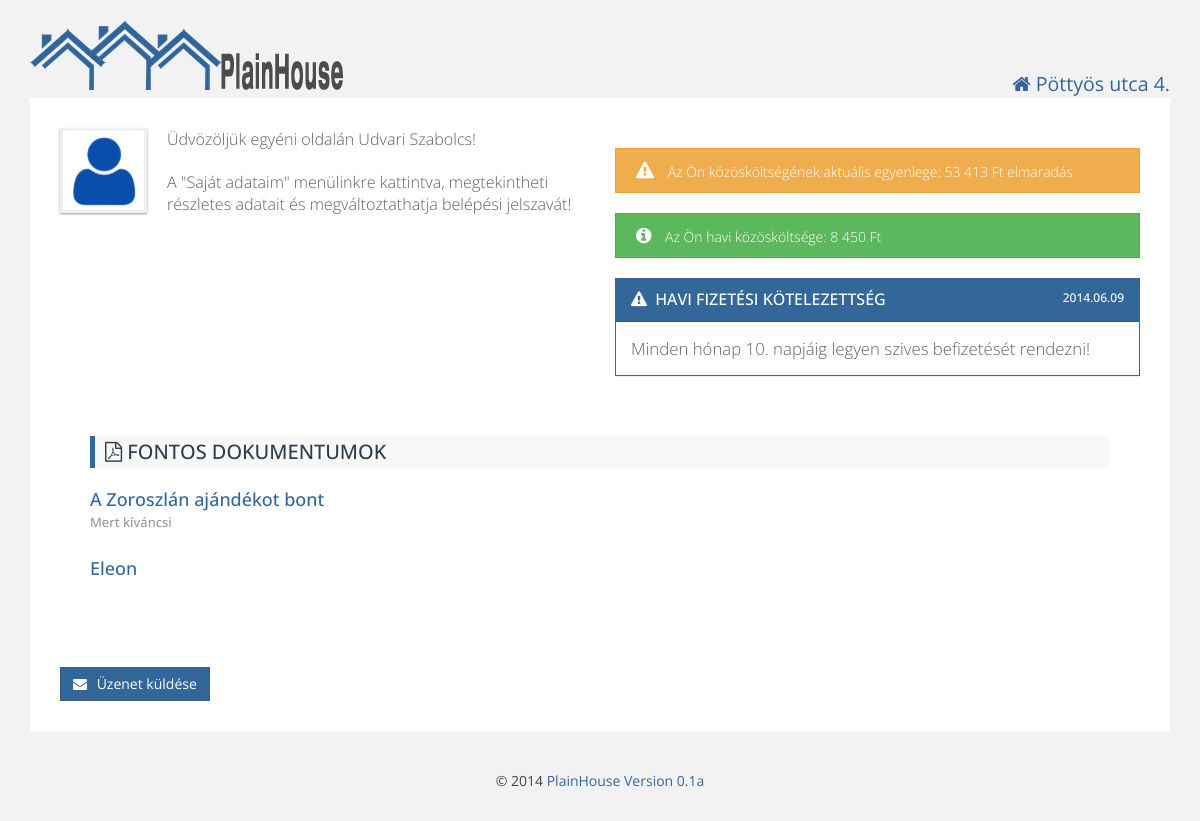
The page / (signed in) on the database as committed earlier.
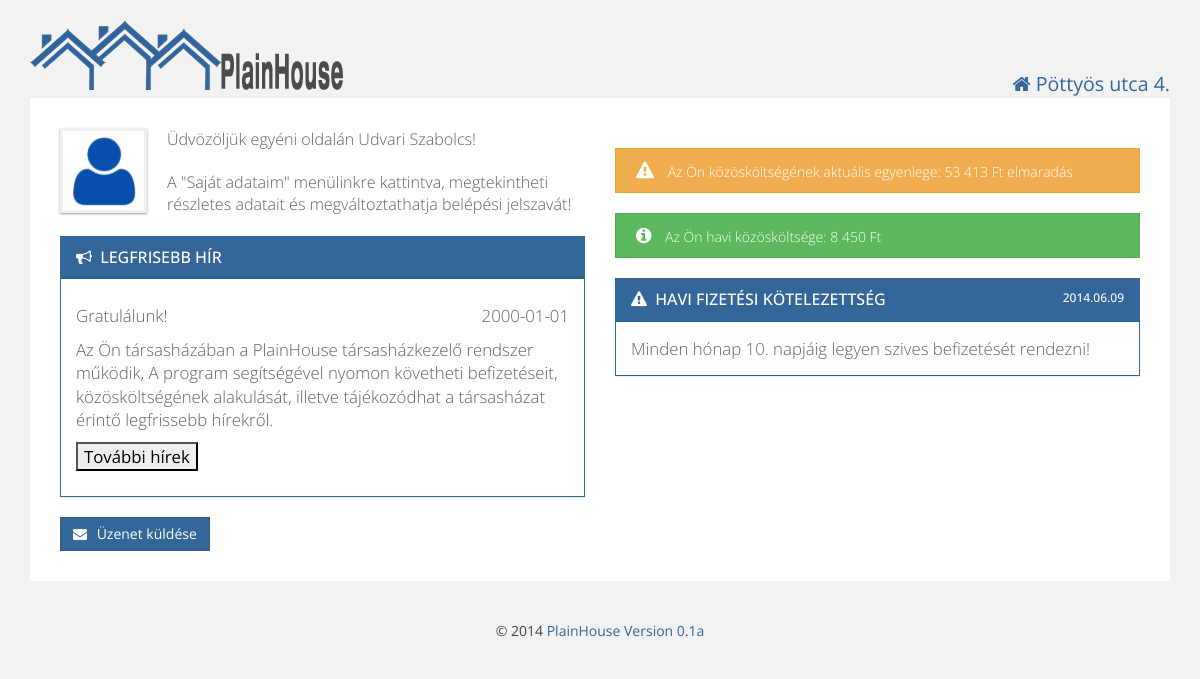
The same page on the database as committed later.
### tables this page shows
CREATE TABLE IF NOT EXISTS `residents` (
  `id` int(11) NOT NULL AUTO_INCREMENT,
  `firstname` varchar(100) NOT NULL,
  `lastname` varchar(100) NOT NULL,
  `email` varchar(100) NOT NULL,
  `username` varchar(25) NOT NULL,
  `password` varchar(512) NOT NULL,
  `depositid` int(11) NOT NULL,
  `active` int(11) NOT NULL DEFAULT '1',
  `admin` int(11) NOT NULL DEFAULT '0',
  PRIMARY KEY (`id`),
  UNIQUE KEY `deposit_id` (`depositid`),
  UNIQUE KEY `e-mail` (`email`)
);

CREATE TABLE IF NOT EXISTS `deposit_balance` (
  `id` int(11) NOT NULL AUTO_INCREMENT,
  `deposit_id` int(11) NOT NULL,
  `year` year(4) NOT NULL,
  `opening_balance` int(11) NOT NULL,
  `actual_balance` int(11) NOT NULL,
  PRIMARY KEY (`id`),
  KEY `deposit_id` (`deposit_id`)
);

CREATE TABLE IF NOT EXISTS `documents` (
  `id` int(11) NOT NULL AUTO_INCREMENT,
  `name` varchar(100) NOT NULL,
  `shortname` varchar(100) NOT NULL,
  `description` text,
  PRIMARY KEY (`id`)
);

CREATE TABLE IF NOT EXISTS `board` (
  `id` int(11) NOT NULL AUTO_INCREMENT,
  `creation_date` date NOT NULL,
  `title` varchar(250) NOT NULL,
  `text` text NOT NULL,
  `valid_till` date NOT NULL DEFAULT '2099-12-31',
  `valid` tinyint(1) NOT NULL DEFAULT '1',
  PRIMARY KEY (`id`)
);

### config.php (called while the page is built, shortened)
<?php
$website['title'] = "PlainHouse";
$website['version'] = "0.1a";

### html.php (the view, shortened to what this page needs)
<?php
include_once 'config.php';
function htmlHead($title, $house) {
    echo <<<EOT
	<!doctype html>
<html>
    <head>
        <meta http-equiv="Content-Type" content="text/html; charset=UTF-8">
		<meta name="viewport" content="width=device-width, initial-scale=1.0">
		<link href="favicon.ico" rel="icon" type="image/x-icon" />
        <title>$title - $house</title>
        <script src="js/jquery.js"></script>
        <script src="js/bootstrap.js"></script>
        <script src="js/bootstrap-dialog.js" type="text/javascript"></script>
        <script src="js/plainhome.js" type="text/javascript"></script>
        <script src="js/form-validator.js" type="text/javascript"></script>
        <link href='http://fonts.googleapis.com/css?family=Open+Sans' rel='stylesheet' type='text/css'>
        <link href="css/bootstrap-dialog.css" rel="stylesheet" type="text/css"/>
		<link href="css/bootstrap.css" rel="stylesheet">
		<link href="css/style.css" rel="stylesheet">
		<link href="css/plainhome.css" rel="stylesheet">
		<link href="css/datepicker.css" rel="stylesheet">
		<link href="css/font-awesome.min.css" rel="stylesheet">
	<!--[if lt IE 9]>
		<script src="js/html5shiv.js"></script>
		<script src="js/respond.js"></script>
	<![endif]-->
     </head>
    <body>
EOT;
}
function htmlEnd() {
    global $website;
    echo <<<EOT
			</div>
			<div class="footer">
				<p class="textCenter">
                                        &copy; 2014 <a href="http://webariel.hu" target="_blank">PlainHouse Version {$website['version']}</a></p>
			</div>
		</div>
		<script src="js/stacktable.js" type="text/javascript"></script>
	</body>
	</html>
EOT;
}
function webheader($user) {
    global $house;
    echo <<<EOT
    <div class="container">
	    <div class="row">
	        <div class="col-md-8">
	            <div class="logo">
	                <a href="index.php"><img alt="PlainHome" src="pics/logo.png" /></a>
	            </div>
	        </div>
	        <div class="col-md-4 userInfo">
	            <p class="textRight"><i class="fa fa-home"></i> {$house['name']}</p>
	        </div>
	        <div>
	            <div class="nav">
	                <input type="checkbox" id="toggle" />
EOT;
    echo <<<EOT
                </div>
			</div>
	    </div>
		<div class="modal fade" id="signOut" tabindex="-1" role="dialog" aria-hidden="true">
			<div class="modal-dialog">
				<div class="modal-content">
					<div class="modal-body">
						<p class="lead">Biztosan ki akar lépni?</p>
					</div>
					<div class="modal-footer">
						<a href="index.php?logout=1" class="btn btn-success btn-icon-alt">Kilépés <i class="fa fa-sign-out"></i></a>
						<button type="button" class="btn btn-warning btn-icon" data-dismiss="modal"><i class="fa fa-times-circle"></i> Mégsem</button>
					</div>
				</div>
			</div>
		</div>
EOT;
}
function sendMessage() {
    echo <<<EOT
		<a data-toggle="modal" href="#newMsg" class="btn btn-success btn-icon floatLeft"><i class="fa fa-envelope"></i> Üzenet küldése</a>
		<div class="modal fade" id="newMsg" tabindex="-1" role="dialog" aria-hidden="true">
			<div class="modal-dialog">
				<div class="modal-content">
					<div class="modal-header modal-primary">
						<button type="button" class="close" data-dismiss="modal" aria-hidden="true"><i class="fa fa-times"></i></button>
						<h4 class="modal-title">Kérdése van? Információra van szüksége?</h4>
					</div>
					<form action="message.php" method="post">
						<div class="modal-body">
							<div class="form-group">
		                        <label for="subject">Tárgy</label>
								<input type="text" class="form-control" name="subject" id="subject" value="" />
								<span class="help-block">Kérjük, adja meg üzenete tárgyát.</span>
		                    </div>
							<div class="form-group">
								<label for="comment">Üzenet</label>
								<textarea class="form-control" name="comment" id="comment" rows="4"></textarea>
								<span class="help-block">Kérjük fogalmazza meg röviden, lényegretörően üzenetét. HTML kód nem használható!</span>
							</div>
						</div>
						<div class="modal-footer">
							<button type="input" name="submit" value="sendMsg" class="btn btn-success btn-icon"><i class="fa fa-check-square-o"></i> Küldés</button>
							<button type="button" class="btn btn-warning btn-icon" data-dismiss="modal"><i class="fa fa-times-circle"></i> Mégsem</button>
						</div>
					</form>
				</div>
			</div>
		</div>
EOT;
}
function welcomeIndexUser($user, $ccost, $balance) {
    global $house;
    $msg = getLatestBoardMessage();
    $date = date("Y.m.d");
    $cost = number_format($ccost, 0, ',', ' ');
    if ($balance < 0) {
        $abalance = $balance * -1;
    }
    else {
        $abalance = $balance;
    }
    $abalance = number_format($abalance, 0, ',', ' ');
    echo <<<EOT
<div class="content">
		<div class="row">
	<div class="col-md-6">
		<img alt="Tenant Avatar" src="pics/user_avatar.png" class="avatar" />
		<p class="lead welcomeMsg">Üdvözöljük egyéni oldalán {$user['firstname']} {$user['lastname']}!</p>
		<p class="lead welcomeMsg">A "Saját adataim" menülinkre kattintva, megtekintheti részletes adatait és megváltoztathatja belépési jelszavát!</p>
EOT;
if ($msg)
{
	echo <<<EOT
		<div class="panel panel-info">
		<div class="panel-heading">
		<h3 class="panel-title"><i class="fa fa-bullhorn"></i> Legfrisebb hír</h3>
		</div>
                <div class="panel-body"><p>{$msg['title']}<span style="float: right">{$msg['creation_date']}</span></p>
		<p>{$msg['text']}</p>
		<p><button type="button"><i class=""></i>További hírek</button></p>
		</div>
		</div>
EOT;
}
echo <<<EOT
	</div>
	<div class="col-md-6">
EOT;
    if ($balance < 0)
    {
        echo <<<EOT
                <div class="alertMsg warning"><i class="fa fa-warning"></i> Az Ön közösköltségének aktuális egyenlege: <span class="floatLeft">$abalance Ft elmaradás</span></div>
EOT;
    }
    else
    {
        echo <<<EOT
                <div class="alertMsg success"><i class="fa fa-info-circle"></i> Az Ön közösköltségének aktuális egyenlege: <span class="floatLeft">$abalance Ft túlfizetés</span></div>
EOT;
    }
    echo <<<EOT
                <div class="alertMsg success"><i class="fa fa-info-circle"></i> Az Ön havi közösköltsége: <span class="floatLeft">$cost Ft</span></div>
		<div class="panel panel-info">
		<div class="panel-heading">
		<h3 class="panel-title"><i class="fa fa-warning"></i> Havi fizetési kötelezettség<span class="floatRight">$date </span></h3>
		</div>
		<div class="panel-body">Minden hónap {$house['payment_day']}. napjáig legyen szives befizetését rendezni!</div>
		</div>
		</div>
	</div>
EOT;
}

### index.php (shortened to what this page needs)
<?php
include_once 'db.php';
include_once 'config.php';
include_once 'html.php';
htmlHead($website['title'], $house['name']);
webheader($_SESSION);
if (!isset($_SESSION['user']))
{
    welcomeIndexNoUser();
    sendMessageNoUser();
}
else if (isset($_SESSION['depositid']))
{
    $id = $_SESSION['userid'];
    $user = getUserData($id);
    $ccost = getCcost($_SESSION['depositid']);
    $closing_balance = getCurrentBalance($_SESSION['depositid']);
    $balance = getActualBalance($ccost, $closing_balance);
    welcomeIndexUser($user, $ccost, $balance);
    listDocuments();
    sendMessage();
}
htmlEnd();
?>

### db.php (shortened to what this page needs)
<?php
function getUserData($id) {
    $sql = "SELECT `residents`.`id`,`residents`.`firstname`,`residents`.`lastname`,"
            . "`residents`.`email`,`residents`.`username`,`deposits`.`floor`,"
            . "`deposits`.`door` FROM residents LEFT JOIN `deposits` "
            . "ON `residents`.`depositid` = `deposits`.`id` WHERE `residents`.`id` = $id;";
    $result = mysql_query($sql);
    $array = array();
    while ($row = mysql_fetch_assoc($result)) {
        $array = $row;
    }
    return $array;
}
function getCurrentBalance($id) {
    $year = date("Y");
    $sql = "SELECT `actual_balance` FROM `deposit_balance` WHERE `deposit_id` = '$id' AND `year` = '$year'";
    $result = mysql_query($sql);
    while ($row = mysql_fetch_assoc($result)) {
        $balance = $row["actual_balance"];
    }
    return $balance;
}
function listDocuments() {
    $sql = "SELECT `name`, `shortname`, `description` FROM documents";
    $result = mysql_query($sql);
    while ($row = mysql_fetch_assoc($result)) {
        $docs[] = $row;
    }
    if (mysql_num_rows($result) != 0)
    {
        echo '<div class="content">';
        echo '<h3 class="primary"><i class="fa fa-file-pdf-o"></i> Fontos dokumentumok </h3>';
        foreach ($docs as $row) {
            echo "<h4><a href=\"./documents/{$row['name']}\" target=\"_blank\">{$row['shortname']}</a><br>"
            . "<span class=\"help-block\">{$row['description']}</span></h4>";
        }
        echo "</div>";
    }
}
function getLatestBoardMessage() {
    $sql = "SELECT * FROM `board`  WHERE `valid` = 1 AND (`valid_till`> CURDATE()) ORDER BY `id` DESC LIMIT 1";
    $result = mysql_query($sql);
    while ($row = mysql_fetch_assoc($result)) {
        $msg = $row;
    }
    if (mysql_num_rows($result)!=0){
     return $msg;
    }
}

### css/style.css (style rules this page uses)
body { background: #f2f2f2; color: #444444; font-family: "Open Sans",sans-serif; font-size: 14px; line-height: 1.42857; }
h1, h2, h3, h4, h5, h6, .h1, .h2, .h3, .h4, .h5, .h6 { font-family: "Open Sans", sans-serif; color: #999999; line-height: 1.1; padding: 2px 0; margin-top: 10px; margin-bottom: 20px; }
p { margin: 10px 0; }
.lead { // margin-bottom: 0; margin-bottom: 20px; font-size: 16.099999999999998px; font-weight: 200; line-height: 1.4; }
.welcomeMsg { margin-top: 0; }
.container { max-width: 1250px; margin-left: auto; margin-right: auto; padding-left: 0; padding-right: 0; }
.container .content { padding: 30px; border-radius: 0; background-color: #ffffff; color: #606060; font-size: 1.2em; font-weight: 200; line-height: 1.4; margin-bottom: 30px; }
.btn { display: inline-block; padding: 6px 12px; margin-bottom: 0; font-size: 14px; font-weight: normal; line-height: 1.428571429; text-align: center; white-space: nowrap; vertical-align: middle; cursor: pointer; border: 1px solid transparent; border-radius: 0; -webkit-user-select: none; -moz-user-select: none; -ms-user-select: none; -o-user-select: none; user-select: none; }
.btn-icon i { margin-right: 6px; }
.btn-success { color: #ffffff; background-color: #336699; border-color: #3e5974; }
.panel { background-color: #ffffff; border: 1px solid transparent; border-radius: 0; box-shadow: 0 1px 1px rgba(0, 0, 0, 0.05); margin-bottom: 20px; }
.panel-heading { padding: 10px 15px; border-bottom: 1px solid transparent; border-top-right-radius: 0; border-top-left-radius: 0; text-transform: uppercase; }
.panel-title { font-size: 16px; margin-bottom: 0; margin-top: 0; border: 0; text-transform: uppercase; }
.panel-title i { margin-right: 4px; }
.panel-title span { font-size: 12px; }
.panel-info { border-color: #336699; }
.panel-info > .panel-heading { color: #ffffff; background-color: #336699; border-color: #19687f; }
.panel-info > .panel-heading > .panel-title { color: #ffffff; }
h3.primary { background: #f8f8f8; padding: 5px 10px 5px 10px; color: #2c3e50; border-left: 5px solid #336699; font-size: 20px; text-transform: uppercase; }
.help-block { display: block; margin-top: 5px; margin-bottom: 6px; color: #999999; font-size: 13px; }

### css/plainhome.css (style rules this page uses)
body { padding: 20px 30px; }
a { color: #336699; text-decoration: none; }
img { max-width: 100%; height: auto; vertical-align: middle; border: 0; -ms-interpolation-mode: bicubic; }
.textCenter { text-align: center; }
.textRight { text-align: right; font-size: 1.4em; color: #336699; margin: 50px 0 0 0; }
.floatRight { float: right; }
.logo:before, .logo:after { content: " "; display: table; }
.logo:after { clear: both; }
.logo { max-height: 42px; overflow-x: visible; margin-bottom: 30px; }
.footer:before, .footer:after { content: " "; display: table; }
.footer:after { clear: both; }
.footer { overflow-x: visible; margin-top: 30px; }
.avatar { border: 3px solid #f0f0f0; box-shadow: 0 1px 2px #999999; float: left; margin: 0 20px 10px 0; height: 85px; }
.alertMsg { font-size: 14px; font-family: 'Open Sans', sans-serif; line-height: 1.5em; margin: 20px 0; padding: 12px 30px 10px 20px; position: relative; }
.alertMsg i { font-size: 18px; margin-right: 10px; }
.alertMsg.success { background-color: #5cb85c; border: 1px #4cae4c solid; color: #ffffff; }
.alertMsg.warning { background-color: #f0ad4e; border: 1px #eea236 solid; color: #ffffff; }

Rows that differ between the two databases and show on the page:
removed documents: shortname "A Zoroszlán ajándékot bont", description "Mert kíváncsi"
removed documents: shortname "Eleon"
added board: title "Gratulálunk!", creation_date "2000-01-01", text "Az Ön társasházában a PlainHouse társasházkezelő rendszer működik, A program segítségével nyomon követheti befizetéseit, közösköltségének alakulását, illetve tájékozódhat a társasházat érintő legfrissebb hírekről."
Other text that changed with them:
text no longer shown: "FONTOS DOKUMENTUMOK"
text now shown: "LEGFRISEBB HÍR További hírek"
